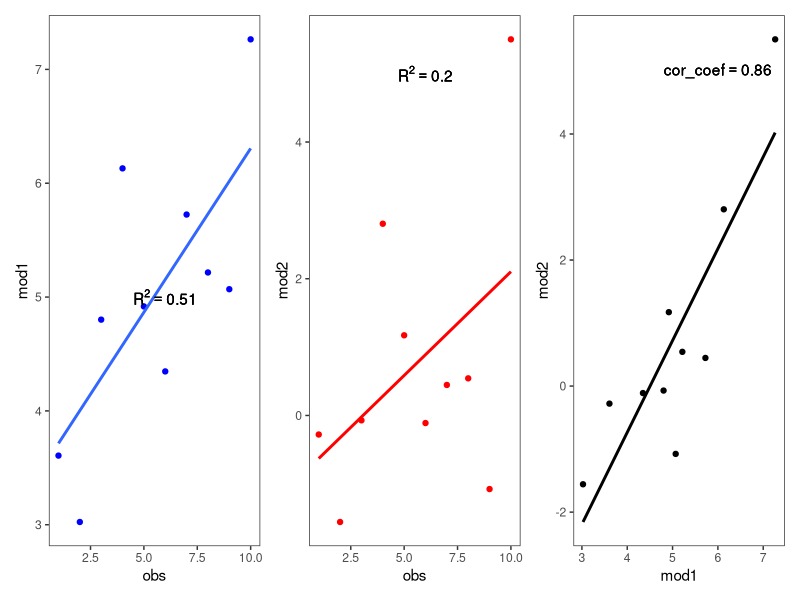
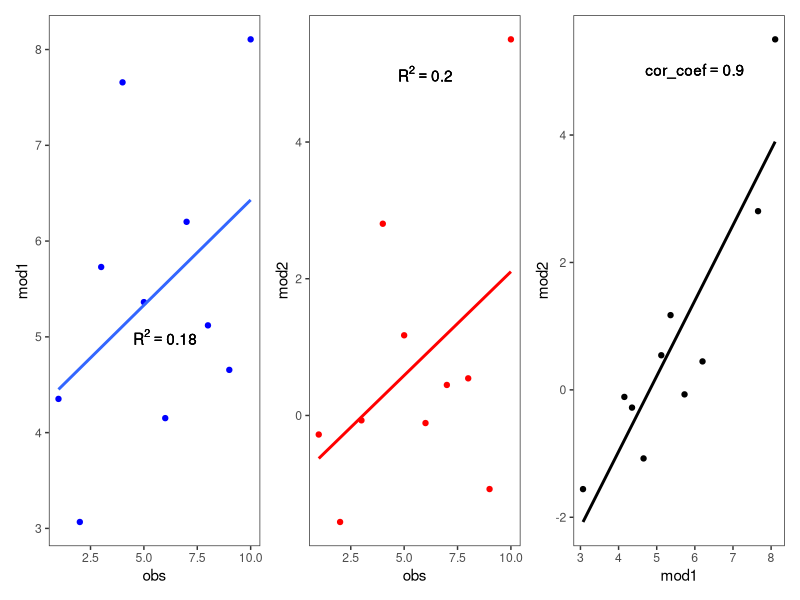
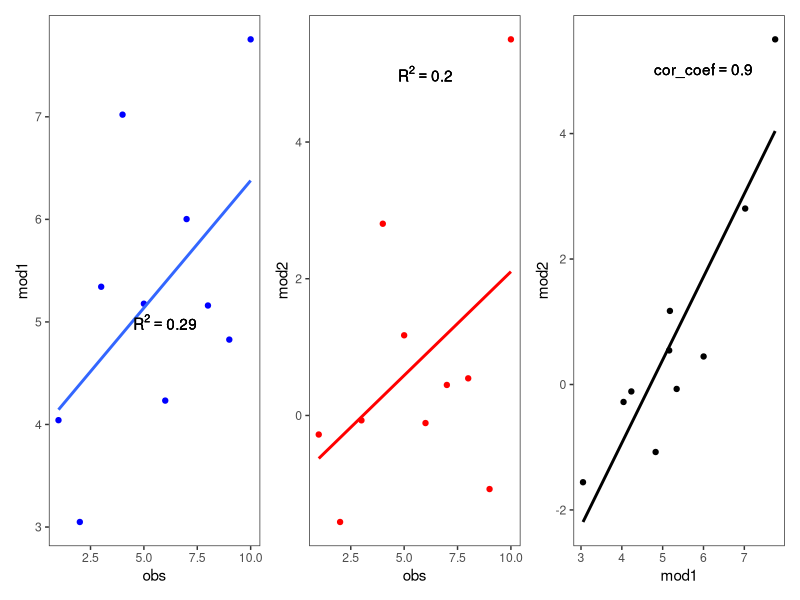

Write the R code that produced these figures, in order.
# How can the predictions from TPS_target_counntry and RF_other_countries be in good agreement (fairly high correlation coefficient)
# while RF is unable to predict on unseen data (poor R2) unlike TPS (fairly good R2)


require(tidyverse)
require(patchwork)
# First, correlation between datasets is not STRICTLY additive: this is not an explanation. But a description of what happened

a <- 1:10
old_diff <- 0
large_table <- data.frame()
for(i in 10:30){
  set.seed(2025)
  b <- 2 + 0.5 * a  - 0.01 * a^2 + rnorm(length(a),  0, 0.1 * i)
  print(paste0('========== i = ', i, ' ========'))
  for(j in 1:10){
    print(paste0('--------- j = ', j, ' --------'))
    c <- exp(b) / 1000  + rnorm(length(a), 0, 0.1 * j)
    cor_ab <- cor(a, b)
    cor_ac <- cor(a, c)
    cor_bc <- cor(b, c)
    print(paste0('cor (a, b) =', cor_ab))
    print(paste0('cor (a, c) =', cor_ac))
    print(paste0('cor (b, c) =', cor_bc))
    
    new_diff <- cor_bc - cor_ac
    new_set <- c(i = i, j = j, diff = new_diff)
    large_table <- bind_rows(large_table, c(new_set, cor_ab = cor_ab, cor_ac = cor_ac, cor_bc = cor_bc) )
    print(paste0('new_diff is  ', new_diff))
    ifelse(i == 1 & j == 1, old_set <- new_set, ab <- 10) # initialize old_diff
    
    ifelse(new_diff > old_diff, best_diff <- new_diff, best_diff <- old_diff)
    ifelse((best_diff == new_diff && cor_ab > 0.7), best_set <- new_set, best_set <- old_set)
    old_set <- best_set; old_diff <- best_diff
  }
}
print(best_set)

# visualize 
my_exple <- data.frame(i = c(18, 30, 25), j = 9)
for(ind in 1:nrow(my_exple)){
  set.seed(2025)
  print(paste0('---------- case', ind, ' -------------'))
  i = my_exple$i[ind]; j = my_exple$j[ind]
  bi <- 2 + 0.5 * a  - 0.01 * a^2 + rnorm(length(a),  0, 0.1 * i)
  ci <- exp(b) / 1000  + rnorm(length(a), 0, 0.1 * j)
  df <- data.frame(obs = a, mod1 = bi, mod2 = ci) 
  range(bi); range(ci)
  cor(a, bi); cor(a, ci); cor(bi, ci)
  # with(df, plot(obs, mod1))
  # with(df, plot(obs, mod2))
  # with(df, plot(mod1, mod2))
  
  P01 <- ggplot(df, aes(obs, mod1)) + 
    geom_point(colour = 'blue') + 
    geom_smooth(method = lm, se = F) + 
    annotate('text', x = 6, y = 5, label = bquote(R^2 == .(round(cor(df$obs, df$mod1)^2, 2)))) + 
    theme_test()
  
  P02 <- ggplot(df, aes(obs, mod2)) + 
    geom_point(colour = 'red') + 
    geom_smooth(method = lm, se = F, colour = 'red') + 
    annotate('text', x = 6, y = 5, label = bquote(R^2 == .(round(cor(df$obs, df$mod2)^2, 2)))) +
    theme_test()
  
  P03 <- ggplot(df, aes(mod1, mod2)) + 
    geom_point(colour = 'black') + 
    geom_smooth(method = lm, se = F, colour = 'black') + 
    annotate('text', x = 6, y = 5, label = bquote(cor_coef == .(round(cor(df$mod1, df$mod2), 2)))) +
    theme_test()
  print(P01 + P02 + P03)
}
